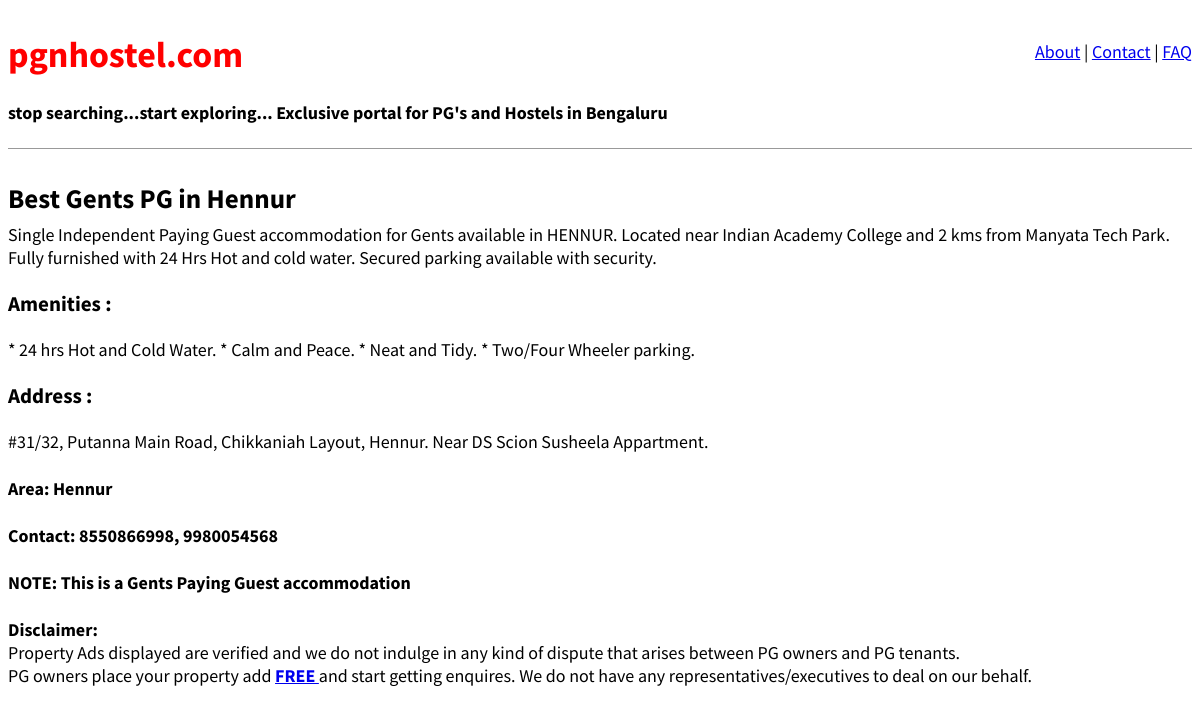
The page /pgs/1 on the database its author committed.
### pgs/models.py (models this page shows, shortened)
class Pgs(models.Model):
    name = models.CharField(max_length=200)
    desc = models.TextField(max_length=510)
    amen = models.TextField(max_length=510)
    address = models.CharField(max_length=255)
    ph_no = models.CharField(max_length=30)
    area = models.ForeignKey('Area', on_delete=models.CASCADE)
    category = models.ForeignKey('Gender', on_delete=models.CASCADE)

class Area(models.Model):
    place = models.CharField(max_length=50)
    def __str__(self):
        return self.place

class Gender(models.Model):
    gender = models.CharField(max_length=10)
    def __str__(self):
        return self.gender

### pgs/views.py (the view)
# urls.py: path('pgs/<int:pk>', PgsDetailView.as_view(), name='pg_detail'),
class PgsDetailView(DetailView):
    model = Pgs
    template_name = 'pg_detail.html'

### templates/pg_detail.html
{% extends 'base.html' %}
{% block content %}
<div class="post-entry">
    <h2>{{ object.name }}</h2>
    <p>{{ object.desc }}</p>
    <h3> Amenities : </h3>{{ object.amen }}
    <h3>Address : </h3>{{ object.address }}
    <h4>Area: {{ object.area }}</h4>
    <h4>Contact: {{ object.ph_no }}</h4>
    <h4>NOTE:  This is a {{ object.category }} Paying Guest accommodation</h4>
    <strong>Disclaimer: </strong><p>Property Ads displayed are verified and we do not indulge in any
        kind of dispute that arises between PG owners and PG tenants.</p>
    <p> PG owners place your property add <strong><a href="{% url 'contact' %}"> FREE </a></strong> and start getting enquires.
        We do not have any representatives/executives to deal on our behalf.</p>
</div>
{% endblock content %}

### templates/base.html (shortened to what this page needs)
{% load static %}
<html>
<head>
<link href="{% static 'css/base.css' %}" rel="stylesheet">
</head>
<body>
<div>
<header>
<div class="nav-left">
    <h1><a href="{% url 'home' %}">pgnhostel.com</a> </h1> <h4>stop searching...start exploring...
    Exclusive portal for PG's and Hostels in Bengaluru</h4>
</div>
<div class="nav-right">
    <a href="{% url 'about' %}"> About </a>  &nbsp;|&nbsp;
    <a href="{% url 'contact' %}"> Contact </a>  &nbsp;|&nbsp;
    <a href="{% url 'faq' %}"> FAQ </a>
</div>
</header>
{% block content %}
{% endblock content %}
</div>
</body>
</html>

### static/css/base.css (style rules this page uses)
body { font-family: 'Source Sans Pro', sans-serif; font-size: 18px; }
header { border-bottom: 1px solid #999; margin-bottom: 2rem; display: flex; }
header h1 a { color: red; text-decoration: none; }
.nav-left { margin-right: auto; }
.nav-right { display: flex; padding-top: 2rem; }
.post-entry { margin-bottom: 2rem; }
.post-entry h2 { margin: 0.5rem 0; }
.post-entry p { margin: 0; font-weight: 400; }

### rows shown on the page
Pgs: name "Best Gents PG in Hennur", desc "Single Independent Paying Guest accommodation for Gents available in HENNUR. Located near Indian Academy College and 2 kms from Manyata Tech Park. Fully furnished with 24 Hrs Hot and cold water. Secured parking available with security.", amen "* 24 hrs Hot and Cold Water. * Calm and Peace. * Neat and Tidy. * Two/Four Wheeler parking.", address "#31/32, Putanna Main Road, Chikkaniah Layout, Hennur. Near DS Scion Susheela Appartment.", area "Hennur", ph_no "8550866998, 9980054568", category "Gents"
